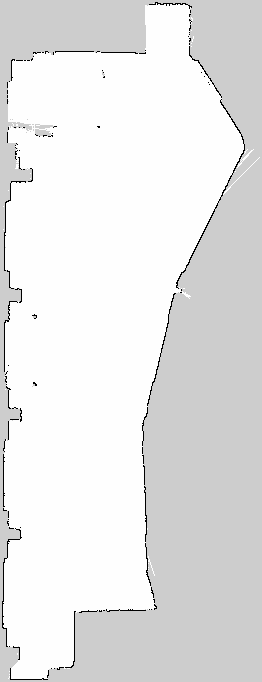
#> input picture robot_slam/maps/lab_new.pgm, 262 x 682 px, given in place of maps, which was not available
$ python map2gazebo_offline.py --map_dir ../../robot_slam/maps
#> lines starting #> are read from the running program, lines starting #| are printed output that depends on the picture
import cv2
import numpy as np
import trimesh
from matplotlib.tri import Triangulation
import yaml
import argparse
import os
import sys

class MapConverter():
    def __init__(self, map_dir, export_dir, threshold=105, height=2.0):

        self.threshold = threshold
        self.height = height
        self.export_dir = export_dir
        self.map_dir = map_dir

    def map_callback(self):

        map_array = cv2.imread(self.map_dir)
#> map_array is the input picture: shape (682, 262, 3); min 0, max 254, mean 230.2
        map_array = cv2.flip(map_array, 0)
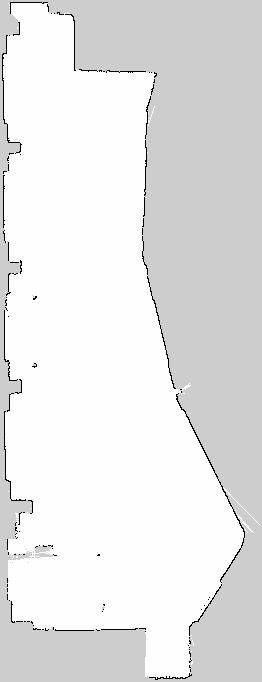
#> map_array: shape (682, 262, 3); min 0, max 254, mean 230.2
        print(f'loading map file: {self.map_dir}')
        try:
            map_array = cv2.cvtColor(map_array, cv2.COLOR_BGR2GRAY)
#> map_array: shape (682, 262)
        except cv2.error as err:
            print(err, "Conversion failed: Invalid image input, please check your file path")
            sys.exit()
        info_dir = self.map_dir.replace('pgm','yaml')

        with open(info_dir, 'r') as stream:
#> (the run stopped early here; a loop or call above may not have finished)

$ run again, on robot_slam/maps/map.pgm
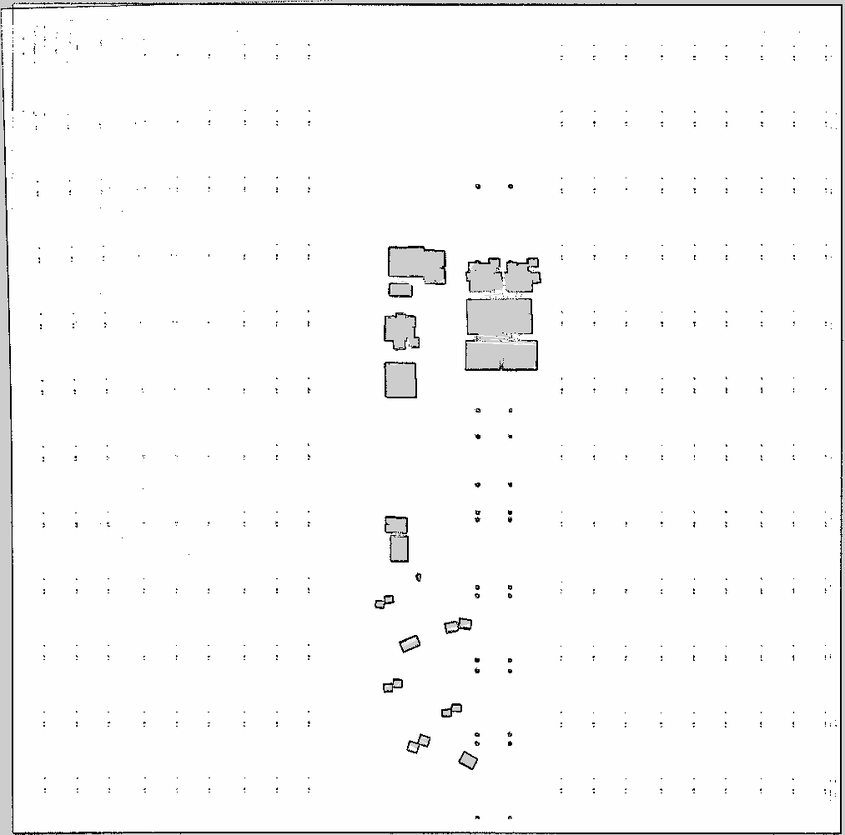
#> input picture robot_slam/maps/map.pgm, 845 x 835 px, shrunk from 1013 x 1002 before the run, given in place of maps, which was not available
#> in map_callback, map_array is the input picture: shape (835, 845, 3); min 0, max 255, mean 248.6
#> in map_callback, `map_array = cv2.flip(map_array, 0)`:
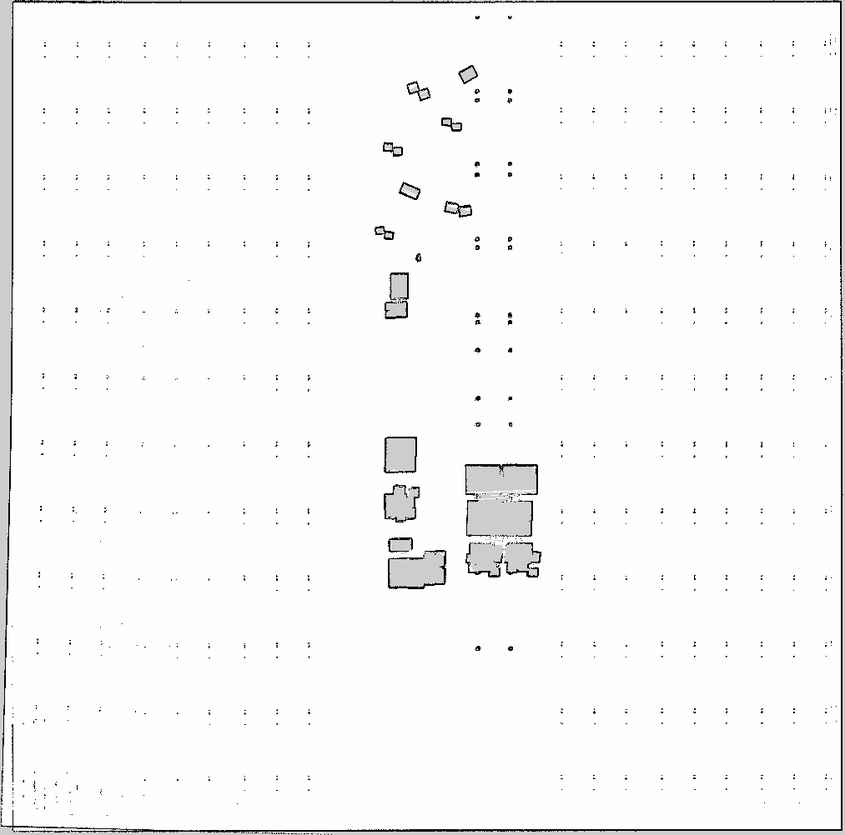
#> map_array: shape (835, 845, 3); min 0, max 255, mean 248.6
